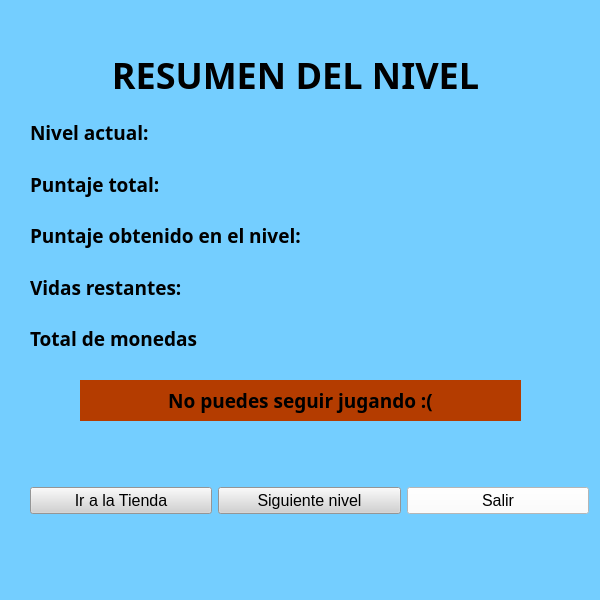
<?xml version="1.0" encoding="UTF-8"?>
<ui version="4.0">
 <class>ResumenNivel</class>
 <widget class="QWidget" name="ResumenNivel">
  <property name="geometry">
   <rect>
    <x>0</x>
    <y>0</y>
    <width>600</width>
    <height>600</height>
   </rect>
  </property>
  <property name="font">
   <font>
    <weight>50</weight>
    <bold>false</bold>
   </font>
  </property>
  <property name="windowTitle">
   <string>Resumen del Nivel</string>
  </property>
  <property name="styleSheet">
   <string notr="true">background-color: rgb(116, 206, 255);</string>
  </property>
  <widget class="QLabel" name="label">
   <property name="geometry">
    <rect>
     <x>10</x>
     <y>40</y>
     <width>571</width>
     <height>71</height>
    </rect>
   </property>
   <property name="font">
    <font>
     <family>Gill Sans Ultra Bold Condensed</family>
     <pointsize>27</pointsize>
     <weight>75</weight>
     <bold>true</bold>
    </font>
   </property>
   <property name="whatsThis">
    <string>&lt;html&gt;&lt;head/&gt;&lt;body&gt;&lt;p align=&quot;center&quot;&gt;&lt;br/&gt;&lt;/p&gt;&lt;/body&gt;&lt;/html&gt;</string>
   </property>
   <property name="text">
    <string>&lt;html&gt;&lt;head/&gt;&lt;body&gt;&lt;p align=&quot;center&quot;&gt;RESUMEN DEL NIVEL&lt;/p&gt;&lt;/body&gt;&lt;/html&gt;</string>
   </property>
  </widget>
  <widget class="QLabel" name="nombre5">
   <property name="geometry">
    <rect>
     <x>80</x>
     <y>380</y>
     <width>441</width>
     <height>41</height>
    </rect>
   </property>
   <property name="font">
    <font>
     <family>OCR A Extended</family>
     <pointsize>14</pointsize>
     <weight>75</weight>
     <italic>false</italic>
     <bold>true</bold>
    </font>
   </property>
   <property name="styleSheet">
    <string notr="true">background-color: rgb(170, 255, 127);
background-color: rgb(180, 60, 0);</string>
   </property>
   <property name="text">
    <string>&lt;html&gt;&lt;head/&gt;&lt;body&gt;&lt;p align=&quot;center&quot;&gt;No puedes seguir jugando :(&lt;/p&gt;&lt;/body&gt;&lt;/html&gt;</string>
   </property>
  </widget>
  <widget class="QWidget" name="horizontalLayoutWidget_2">
   <property name="geometry">
    <rect>
     <x>30</x>
     <y>430</y>
     <width>559</width>
     <height>141</height>
    </rect>
   </property>
   <layout class="QHBoxLayout" name="horizontalLayout_2">
    <item>
     <widget class="QPushButton" name="boton_volver_3">
      <property name="font">
       <font>
        <pointsize>12</pointsize>
       </font>
      </property>
      <property name="styleSheet">
       <string notr="true">background-color: rgb(209, 209, 209);</string>
      </property>
      <property name="text">
       <string>Ir a la Tienda</string>
      </property>
     </widget>
    </item>
    <item>
     <widget class="QPushButton" name="boton_nivel">
      <property name="font">
       <font>
        <pointsize>12</pointsize>
       </font>
      </property>
      <property name="styleSheet">
       <string notr="true">background-color: rgb(209, 209, 209);</string>
      </property>
      <property name="text">
       <string>Siguiente nivel</string>
      </property>
     </widget>
    </item>
    <item>
     <widget class="QPushButton" name="boton_salir">
      <property name="font">
       <font>
        <pointsize>12</pointsize>
       </font>
      </property>
      <property name="styleSheet">
       <string notr="true">background-color: rgb(255, 255, 255);</string>
      </property>
      <property name="text">
       <string>Salir</string>
      </property>
     </widget>
    </item>
   </layout>
  </widget>
  <widget class="QWidget" name="horizontalLayoutWidget">
   <property name="geometry">
    <rect>
     <x>30</x>
     <y>110</y>
     <width>551</width>
     <height>251</height>
    </rect>
   </property>
   <layout class="QHBoxLayout" name="horizontalLayout">
    <item>
     <layout class="QVBoxLayout" name="verticalLayout">
      <item>
       <widget class="QLabel" name="nombre1">
        <property name="font">
         <font>
          <family>OCR A Extended</family>
          <pointsize>14</pointsize>
          <weight>75</weight>
          <italic>false</italic>
          <bold>true</bold>
         </font>
        </property>
        <property name="text">
         <string>Nivel actual:</string>
        </property>
       </widget>
      </item>
      <item>
       <widget class="QLabel" name="nombre2">
        <property name="font">
         <font>
          <family>OCR A Extended</family>
          <pointsize>14</pointsize>
          <weight>75</weight>
          <italic>false</italic>
          <bold>true</bold>
         </font>
        </property>
        <property name="text">
         <string>Puntaje total:</string>
        </property>
       </widget>
      </item>
      <item>
       <widget class="QLabel" name="nombre3">
        <property name="font">
         <font>
          <family>OCR A Extended</family>
          <pointsize>14</pointsize>
          <weight>75</weight>
          <italic>false</italic>
          <bold>true</bold>
         </font>
        </property>
        <property name="text">
         <string>Puntaje obtenido en el nivel:</string>
        </property>
       </widget>
      </item>
      <item>
       <widget class="QLabel" name="nombre4">
        <property name="font">
         <font>
          <family>OCR A Extended</family>
          <pointsize>14</pointsize>
          <weight>75</weight>
          <italic>false</italic>
          <bold>true</bold>
         </font>
        </property>
        <property name="text">
         <string>Vidas restantes:</string>
        </property>
       </widget>
      </item>
      <item>
       <widget class="QLabel" name="label_2">
        <property name="font">
         <font>
          <family>OCR A Extended</family>
          <pointsize>14</pointsize>
          <weight>75</weight>
          <bold>true</bold>
         </font>
        </property>
        <property name="text">
         <string>Total de monedas</string>
        </property>
       </widget>
      </item>
     </layout>
    </item>
    <item>
     <layout class="QVBoxLayout" name="verticalLayout_2">
      <item>
       <widget class="QLabel" name="nivel">
        <property name="font">
         <font>
          <family>OCR A Extended</family>
          <pointsize>14</pointsize>
         </font>
        </property>
        <property name="text">
         <string/>
        </property>
       </widget>
      </item>
      <item>
       <widget class="QLabel" name="puntaje_total">
        <property name="font">
         <font>
          <family>OCR A Extended</family>
          <pointsize>14</pointsize>
         </font>
        </property>
        <property name="text">
         <string/>
        </property>
       </widget>
      </item>
      <item>
       <widget class="QLabel" name="puntaje_ronda">
        <property name="font">
         <font>
          <family>OCR A Extended</family>
          <pointsize>14</pointsize>
         </font>
        </property>
        <property name="text">
         <string/>
        </property>
       </widget>
      </item>
      <item>
       <widget class="QLabel" name="vidas">
        <property name="font">
         <font>
          <family>OCR A Extended</family>
          <pointsize>14</pointsize>
         </font>
        </property>
        <property name="text">
         <string/>
        </property>
       </widget>
      </item>
      <item>
       <widget class="QLabel" name="monedas">
        <property name="font">
         <font>
          <family>OCR A Extended</family>
          <pointsize>14</pointsize>
         </font>
        </property>
        <property name="text">
         <string/>
        </property>
       </widget>
      </item>
     </layout>
    </item>
   </layout>
  </widget>
 </widget>
 <resources/>
 <connections/>
</ui>
